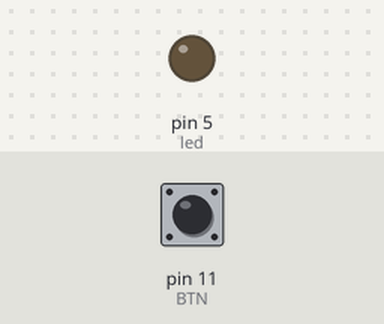
Bench run of a sketch on a simulated Arduino Uno, built with avr-gcc and run on an emulated ATmega328P. On the bench: output pins drawn as LEDs (lit = HIGH). The inputs (shaded band) are chosen by the test bench; at power-on: pin 11 (BTN) LOW.

Above: at 1.2 s.
1.3 s: pin 11 (BTN) pulled HIGH for 0.15 s
At 1.37 s:
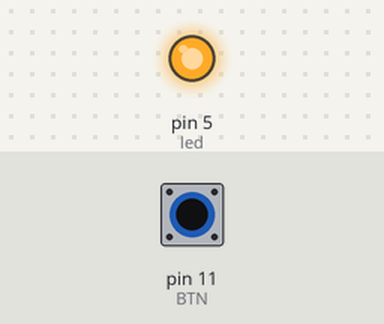
2.9 s: pin 11 (BTN) pulled HIGH for 3.2 s
At 6.6 s:
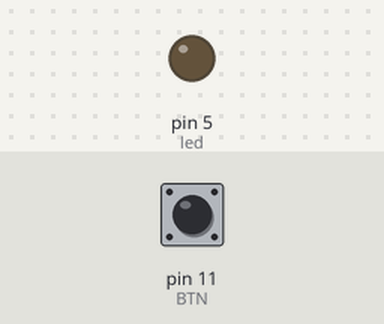
Timing chart, 0 to 8.1 s (numbered marks = the images above; inputs shaded):
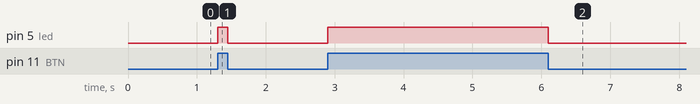

The sketch:

buttonled.ino
```cpp
// turns on leds with a button
#define led 5


#define BTN 11 // our button


void setup() {
  // put your setup code here, to run once:
pinMode( led , OUTPUT );


// set everything to LOW
digitalWrite( led , LOW );

pinMode( BTN , INPUT ); // the button is an input

}

void loop() {
  // put your main code here, to run repeatedly:


  if (digitalRead(BTN) == HIGH) { // digitalRead to read the pin values, HIGH OR LOW , we use if cond
   digitalWrite( led , HIGH );

  } else { // if it is not HIGH , it's LOW , button not pressed
     digitalWrite( led , LOW );


    }

}
```

Measured:
- after the input at 1.3 s, pin 5 (led): LOW → HIGH at once, → LOW 0.15 s later
- after the input at 2.9 s, pin 5 (led): LOW → HIGH at once, → LOW 3.2 s later
